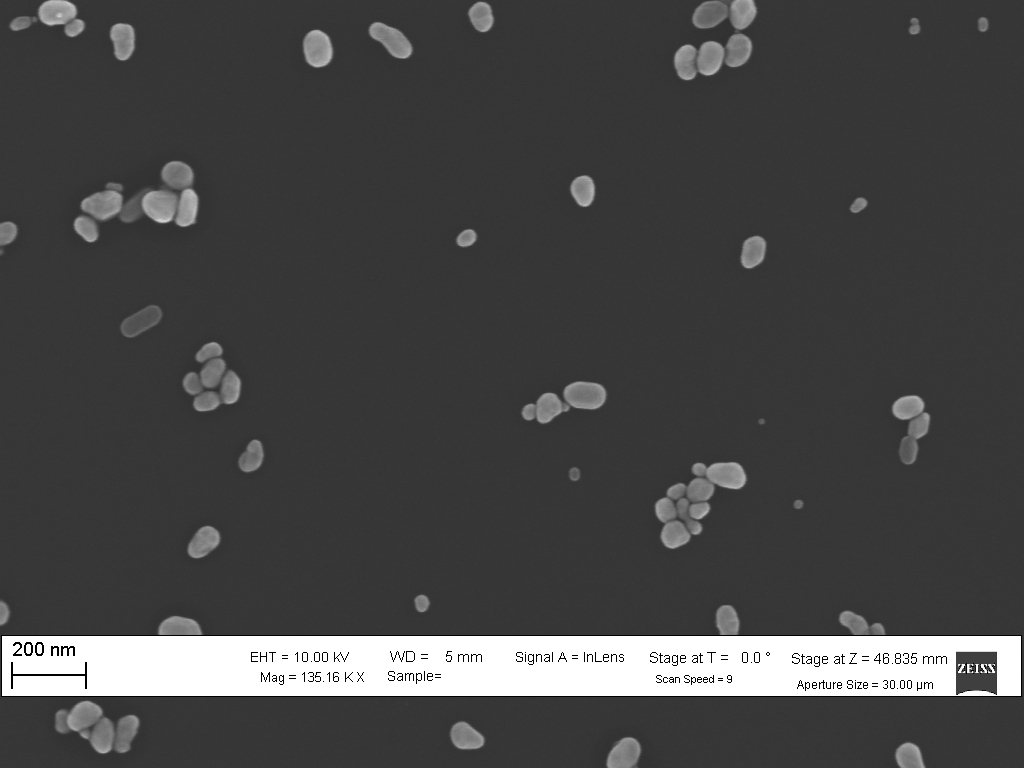
#> input picture photos/283.jpg, 1024 x 768 px, given in place of L2_00a6b5e9806a8b072b98fdeacb3f45b5.jpg, which was not available
$ python improved-scale-filter.py   (older library calls are emulated)
#> lines starting #> are read from the running program, lines starting #| are printed output that depends on the picture; after the words box and inside, x2 and y2 are one past the last pixel; in counts of white or black regions, pixels touching at a corner belong together; pictures that were not available may be replaced by others from this repository, and a replacement may not be noted
# -*- coding: utf-8 -*-
"""
Created on Wed Apr  6 07:35:53 2022

@author: aidan
"""

import cv2
import numpy as np
from scipy import ndimage
from skimage import color, measure
from skimage.feature import peak_local_max
from skimage.segmentation import watershed
import argparse
import imutils


img = cv2.imread("C:/Users/aidan/Downloads/Particles/Particles/L2_00a6b5e9806a8b072b98fdeacb3f45b5.jpg")
#> img is the input picture: shape (768, 1024, 3); min 0, max 255, mean 71.6
# convert image to grayscale
gray = cv2.cvtColor(img, cv2.COLOR_BGR2GRAY)
# create binary mask based on threshold of 250
ret, binary = cv2.threshold(gray, 250, 255, cv2.THRESH_BINARY)
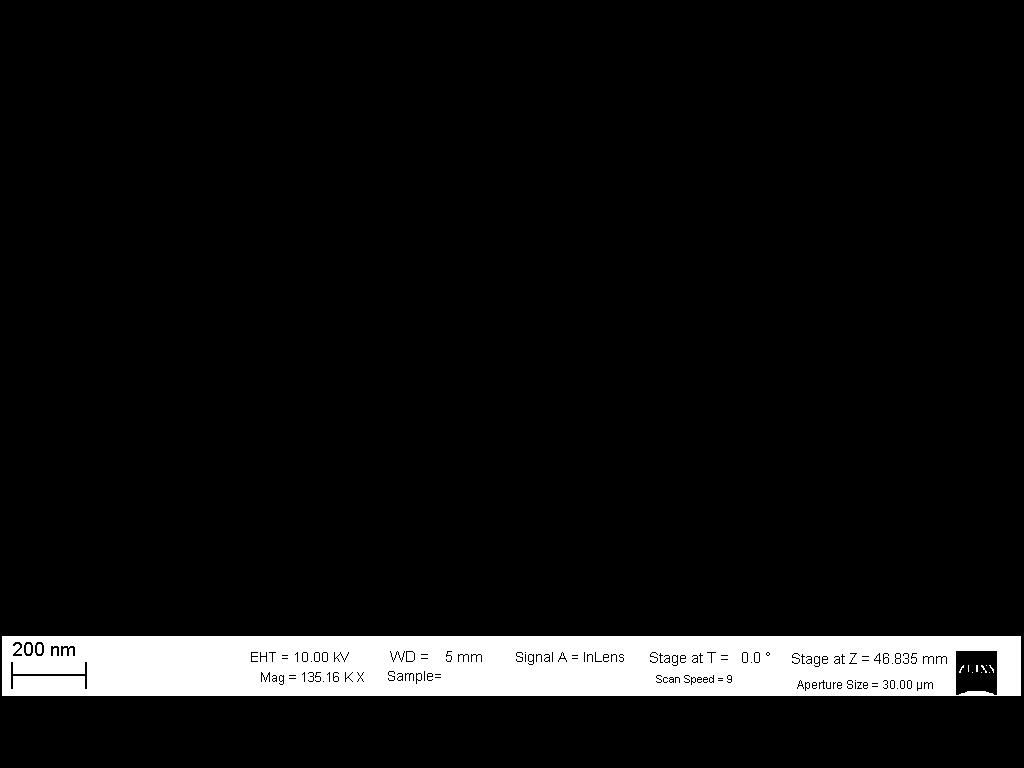
#> binary: shape (768, 1024); 7.2% white; 12 white regions (9 under 20 px), largest, box (x1, y1, x2, y2) and area: (2, 636, 1021, 696) 56683, (26, 644, 31, 654) 46, (37, 644, 42, 654) 46

#%%
# =============================================================================
# cv2.imshow("final final", binary)
# cv2.waitKey(0)
# =============================================================================


# create tall thin kernel
verticle_kernel = cv2.getStructuringElement(
    cv2.MORPH_RECT,
    (1, 13)
)
# create short long kernel
horizontal_kernel = cv2.getStructuringElement(
    cv2.MORPH_RECT,
    (13, 1)
)
# detect vertical lines in the image
img_v = cv2.erode(binary, verticle_kernel, iterations = 3)
#> img_v: shape (768, 1024); 1.4% white; 88 white regions (40 under 20 px), largest, box (x1, y1, x2, y2) and area: (87, 654, 251, 678) 3936, (482, 654, 516, 678) 816, (760, 654, 792, 678) 690
img_v = cv2.dilate(img_v, verticle_kernel, iterations = 3)
#> img_v: shape (768, 1024); 4.2% white; 87 white regions, largest, box (x1, y1, x2, y2) and area: (87, 636, 251, 696) 9840, (482, 636, 516, 696) 2040, (760, 636, 792, 696) 1842


# detect horizontal lines in the image
img_h = cv2.erode(binary, horizontal_kernel, iterations = 3)
#> img_h: shape (768, 1024); 5.3% white; 3 white regions (2 under 20 px), largest, box (x1, y1, x2, y2) and area: (20, 636, 1003, 696) 41443
img_h = cv2.dilate(img_h, horizontal_kernel, iterations = 3)
#> img_h: shape (768, 1024); 6% white; 3 white regions, box (x1, y1, x2, y2) and area: (2, 636, 1021, 696) 46915, (482, 657, 522, 659) 78, (760, 659, 799, 661) 78


kernel=np.ones((3,3), np.uint8)
# add the vertically eroded and horizontally eroded images
img_add = cv2.addWeighted(img_v, 0.5, img_h, 0.5, 0.0)
# perform final erosion and binarization
img_final = cv2.erode(~img_add, kernel, iterations = 1)
ret, img_final = cv2.threshold(
    img_final,
    128,
    255,
    cv2.THRESH_BINARY | cv2.THRESH_OTSU
)
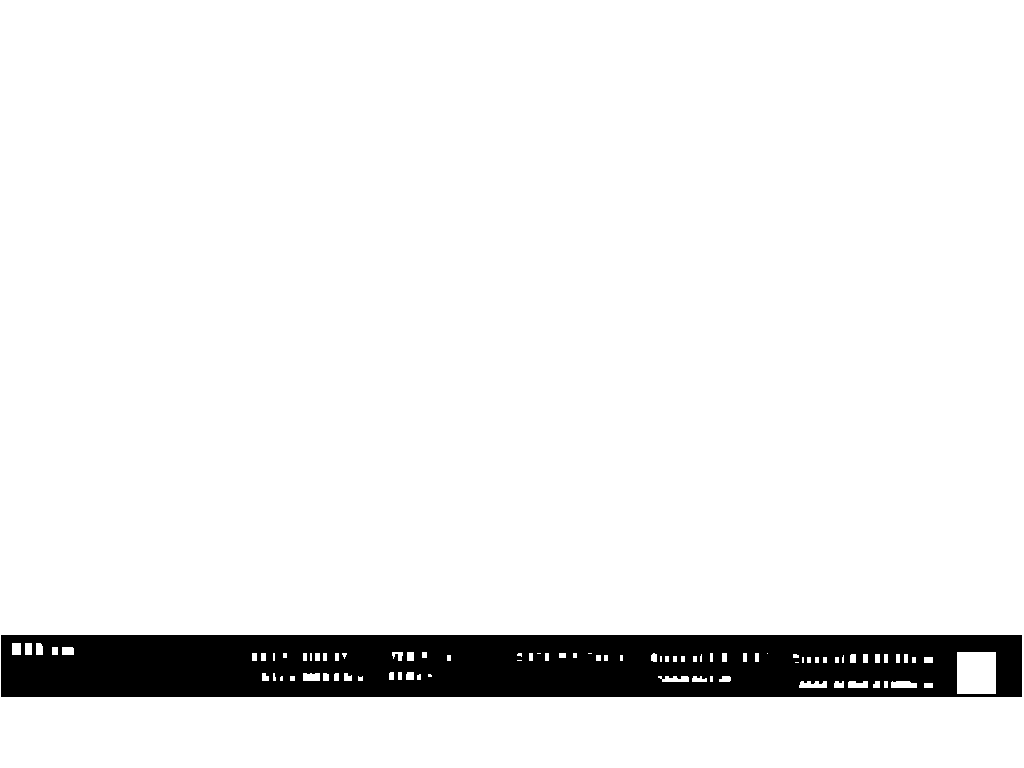
#> img_final: shape (768, 1024); 92.6% white; 1 black region, box (x1, y1, x2, y2) and area: (1, 635, 1022, 697) 58290
#> ret = 127

# =============================================================================
# cv2.imshow("added",img_add)
# cv2.imshow("final",img_final)
# cv2.waitKey(0)
# =============================================================================


banner = np.argwhere(img_final == 0)
#> banner = 58290 pairs, first value 635 to 696, second value 1 to 1021
# coordinates of the top left corner
banner_x1, banner_y1 = banner[0, 1], banner[0, 0]
#> banner_x1 = 1; banner_y1 = 635
# coordinates of the bottom right corner
banner_x2, banner_y2 = banner[-1, 1], banner[-1, 0]
#> banner_x2 = 1021; banner_y2 = 696
# calculate width and height of banner
banner_width = banner_x2 - banner_x1
#> banner_width = 1020
banner_height = banner_y2 - banner_y1
#> banner_height = 61

# finding the reflection below the banner
bot_reflect = img[
    banner_y2:banner_y2 + banner_height // 2,
    banner_x1:banner_x2,
    :
]
bot_reflect = np.flipud(bot_reflect)
# finding the reflection above the banner
top_reflect = img[
    banner_y1 - (banner_height - len(bot_reflect)):banner_y1,
    banner_x1:banner_x2,
    :
]
top_reflect = np.flipud(top_reflect)

reflect_pad = np.concatenate((top_reflect, bot_reflect), axis = 0)
imgcopy = img.copy()
imgcopy[banner_y1:banner_y2, banner_x1:banner_x2] = reflect_pad
#> imgcopy: shape (768, 1024, 3); 7.91% of pixels changed, all inside (x1, y1, x2, y2) = (1, 635, 1021, 696)


cv2.imshow("final final", imgcopy)
cv2.waitKey(0)

#%%


photo_path = ("C:/Users/aidan/Documents/Nanoparticle_Detection/Data/Images/")
file_path = ("C:/Users/aidan/Documents/Nanoparticle_Detection/Data/")

img = imgcopy
# reads the image in grayscale form.

# remove noise using a mean filter
shifted = cv2.pyrMeanShiftFiltering(imgcopy, 21, 51)
# threshold the image
graycopy = cv2.cvtColor(shifted, cv2.COLOR_BGR2GRAY)
ret, thresh = cv2.threshold(
    graycopy,
    0,
    255,
    cv2.THRESH_BINARY | cv2.THRESH_OTSU
)
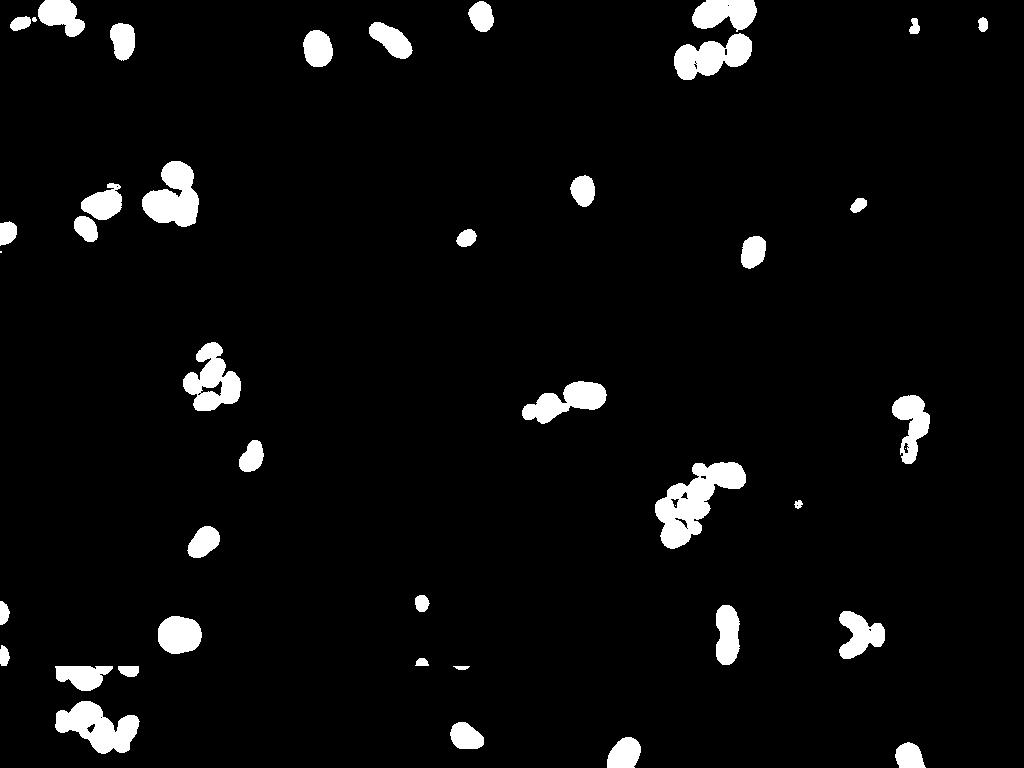
#> thresh: shape (768, 1024); 4.5% white; 43 white regions (3 under 20 px), largest, box (x1, y1, x2, y2) and area: (655, 462, 746, 549) 3676, (55, 701, 140, 754) 2511, (142, 161, 199, 227) 2441
#> ret = 90

cv2.imshow("img", shifted)
cv2.imshow("img1", thresh)
cv2.waitKey(0)


kernel=np.ones((3,3), np.uint8)
# setting a kernel for the eroding and dilating functions


dilated = cv2.erode(thresh, kernel, iterations = 1)
#> dilated: shape (768, 1024); 3.7% white; 41 white regions (3 under 20 px), largest, box (x1, y1, x2, y2) and area: (656, 463, 745, 548) 3093, (56, 702, 138, 753) 2140, (143, 162, 198, 226) 2130
eroded =cv2.dilate(dilated, kernel, iterations = 1)
#> eroded: shape (768, 1024); 4.5% white; 40 white regions (1 under 20 px), largest, box (x1, y1, x2, y2) and area: (655, 462, 746, 549) 3669, (55, 701, 139, 754) 2510, (142, 161, 199, 227) 2440
# erodes and dilates the image so as to remove noise and clean the particles

cv2.imshow("eroded 1",dilated)
cv2.imshow("dilated 1", eroded)
cv2.waitKey(0)

# [17 lines of commented-out code are left out]

mask = eroded == 255 # Creating a mask which only includes white pixels from the dilated image


s = [[1,1,1], [1,1,1], [1,1,1]]
labeled_mask, num_labels = ndimage.label(mask, structure=s)
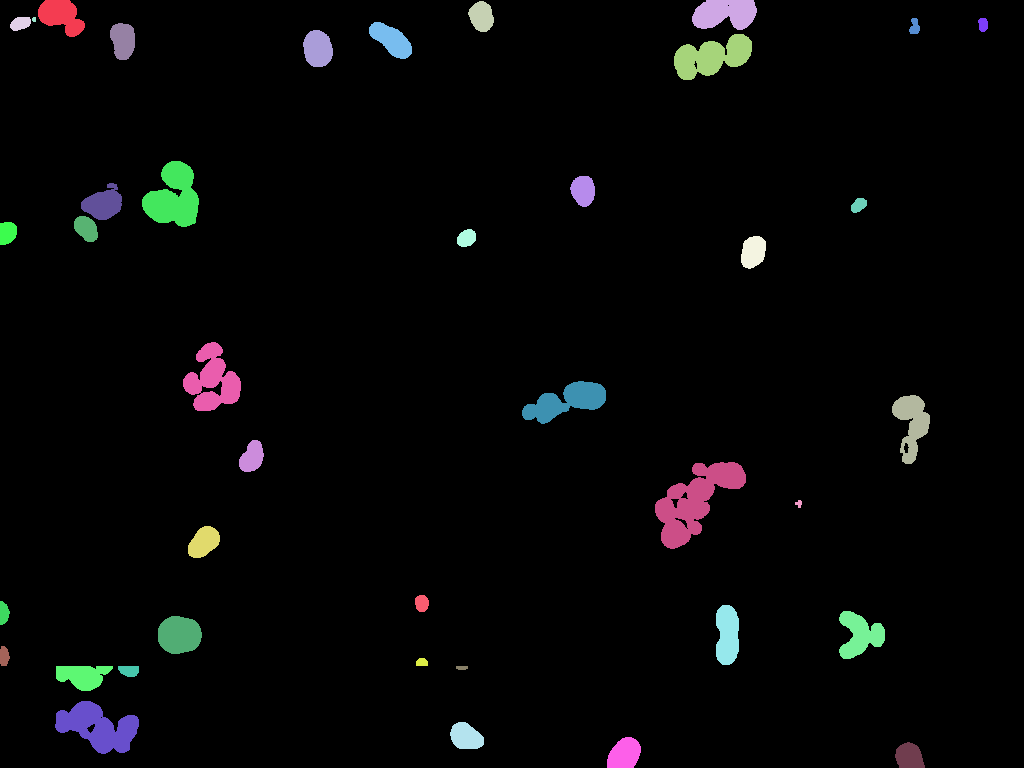
#> labeled_mask: shape (768, 1024) int32; 41 distinct labels, from 0 to 40; one colour per label, 0 black
#> num_labels = 40
# Using ndimage to label the all particles that showed up in the mask

img2 = color.label2rgb(labeled_mask, bg_label = 0)
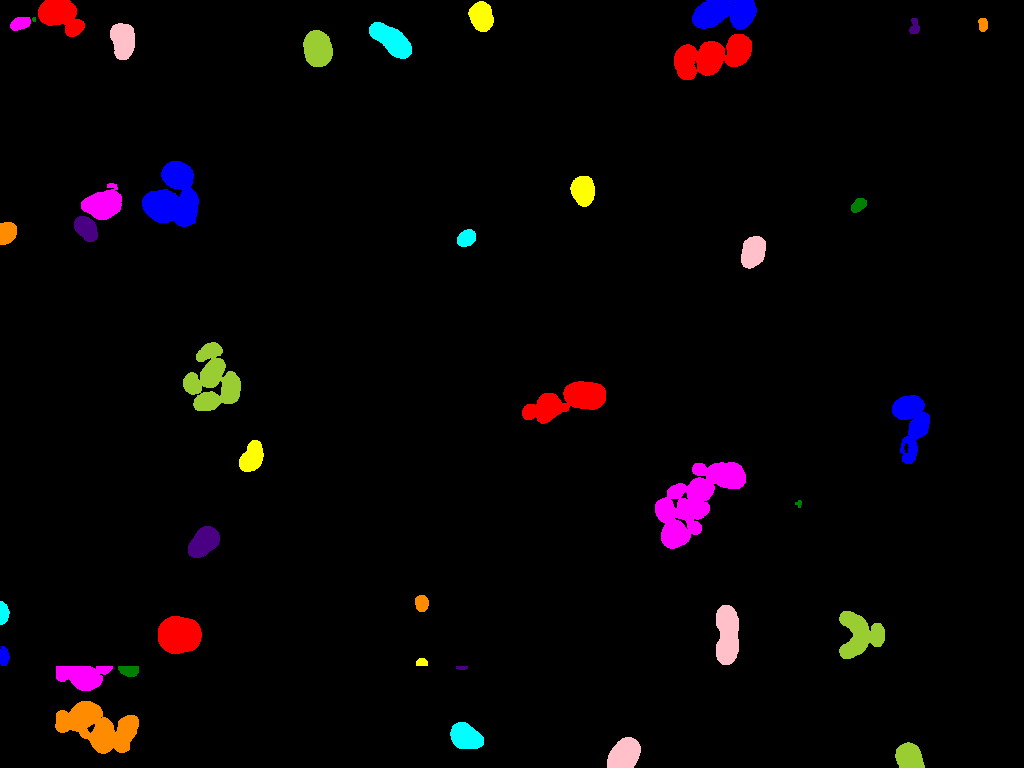
#> img2: shape (768, 1024, 3) float64; mean R, G, B 0.0307, 0.0158, 0.0227
# coloring these labeled sections to better portray the labeling

dilated = np.uint8(eroded)
# changing the format of the dilated image so we can save it


save1 = (photo_path + '0_erode.png')
status1 = cv2.imwrite(save1, eroded)
print("Eroded Image written to file-system : ",status1)
#| Eroded Image written to file-system :  True

save3 = (photo_path + '0_thresh.png')
status3 = cv2.imwrite(save3, thresh)
print("Thresholded Image written to file-system : ",status3)
#| Thresholded Image written to file-system :  True

#save = (photo_path + '7a.png')
#status = cv2.imwrite(save, dilated)
#print("Dilated Image written to file-system : ",status)

img2 = cv2.normalize(img2, None, 0, 255, cv2.NORM_MINMAX, cv2.CV_8U)
save2 = (photo_path + '0b.png')
status2 = cv2.imwrite(save2, img2)
print("Colored Image written to file-system : ",status2)
#| Colored Image written to file-system :  True

$ run again, on photos/305.jpg
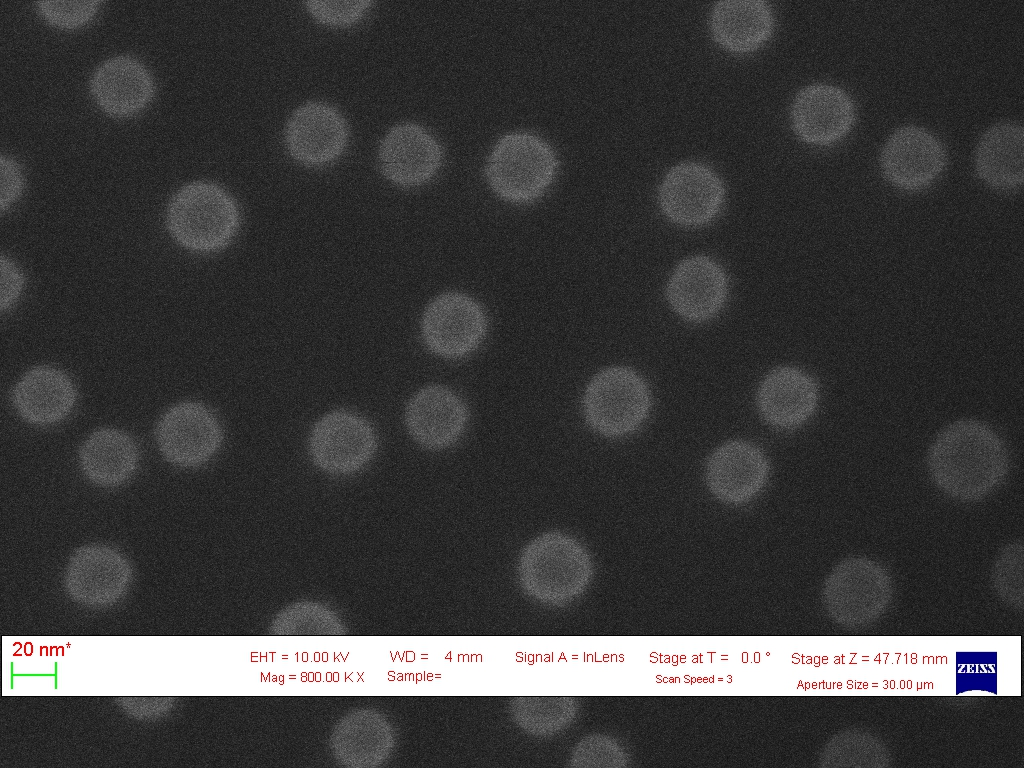
#> input picture photos/305.jpg, 1024 x 768 px, given in place of L2_00a6b5e9806a8b072b98fdeacb3f45b5.jpg, which was not available
#> img is the input picture: shape (768, 1024, 3); mean B, G, R 60.2, 60, 60.4
#> binary: shape (768, 1024); 6.5% white; 41 white regions (39 under 20 px), largest, box (x1, y1, x2, y2) and area: (2, 636, 1021, 696) 50823, (408, 653, 412, 660) 21
#> `ret, img_final = cv2.threshold( img_final, 128, 255, cv2.THRESH_BINARY..`:
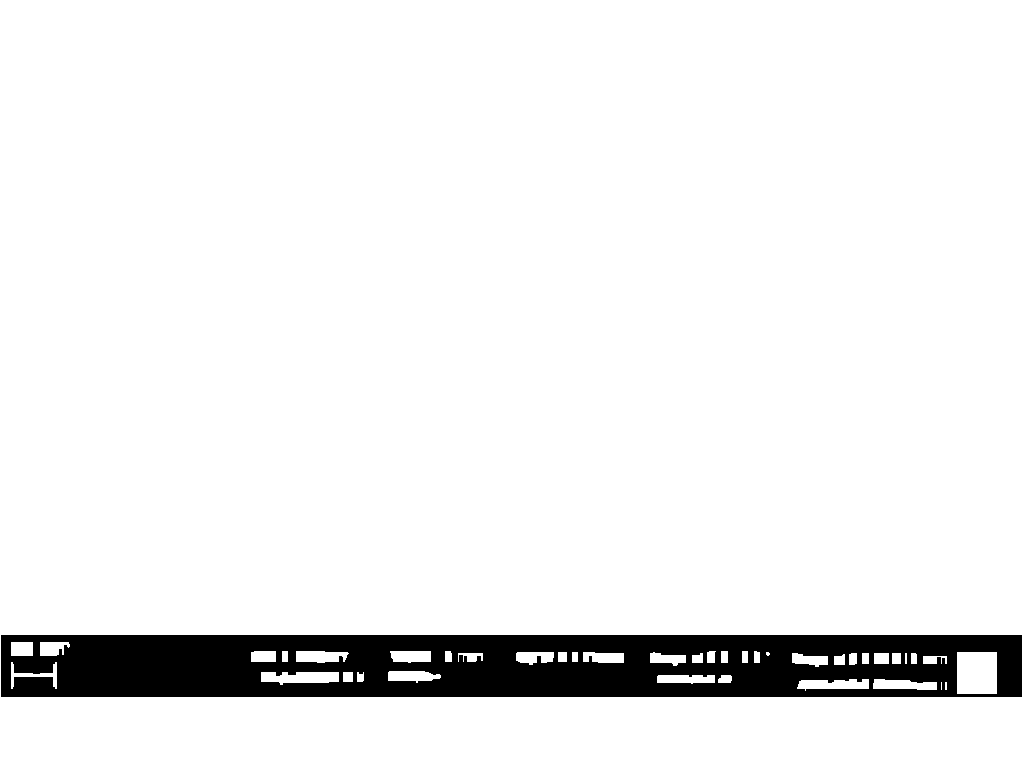
#> img_final: shape (768, 1024); 93.2% white; 1 black region, box (x1, y1, x2, y2) and area: (1, 635, 1022, 697) 53181
#> `ret, img_final = cv2.threshold( img_final, 128, 255, cv2.THRESH_BINARY..`: ret = 127
#> banner = 53181 pairs, first value 635 to 696, second value 1 to 1021
#> banner_x1 = 1; banner_y1 = 635
#> banner_x2 = 1021; banner_y2 = 696
#> banner_width = 1020
#> banner_height = 61
#> imgcopy: shape (768, 1024, 3); 7.91% of pixels changed, all inside (x1, y1, x2, y2) = (1, 635, 1021, 696)
#> thresh: shape (768, 1024); 13.2% white; 49 white regions (16 under 20 px), largest, box (x1, y1, x2, y2) and area: (77, 400, 224, 490) 7331, (509, 661, 579, 739) 4476, (517, 530, 593, 607) 4352
#> `ret, thresh = cv2.threshold( graycopy, 0, 255, cv2.THRESH_BINARY | cv2..`: ret = 55
#> dilated: shape (768, 1024); 12.1% white; 33 white regions, largest, box (x1, y1, x2, y2) and area: (78, 401, 223, 489) 6771, (510, 662, 578, 738) 4039, (519, 532, 592, 606) 4014
#> eroded: shape (768, 1024); 13.1% white; 33 white regions, largest, box (x1, y1, x2, y2) and area: (77, 400, 224, 490) 7317, (509, 661, 579, 739) 4469, (518, 531, 593, 607) 4318
#> labeled_mask: shape (768, 1024) int32; 34 distinct labels, from 0 to 33
#> num_labels = 33
#> `img2 = color.label2rgb(labeled_mask, bg_label = 0)`:
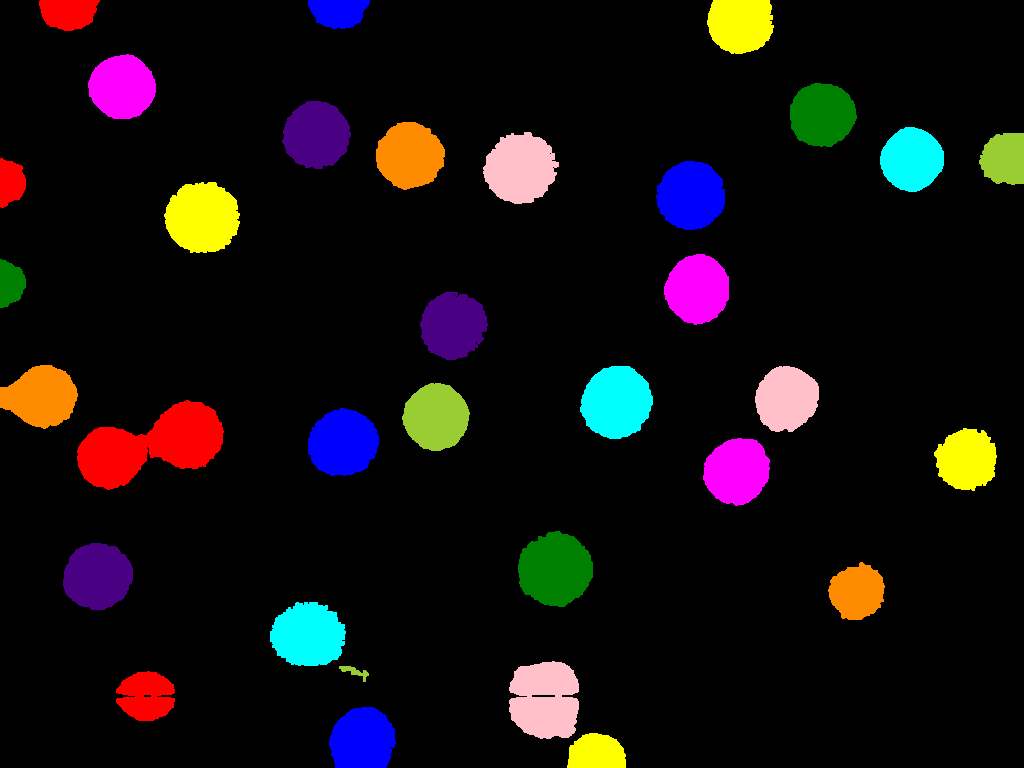
#> img2: shape (768, 1024, 3) float64; mean R, G, B 0.0786, 0.058, 0.0627
#| Eroded Image written to file-system :  True
#| Thresholded Image written to file-system :  True
#| Colored Image written to file-system :  True
